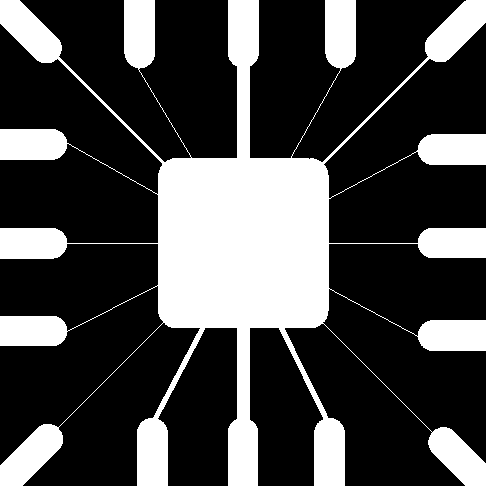
%> input picture Images/images/wirebondmask.tif, 486 x 486 px
$ octave ex1.m   (GNU Octave 9; MATLAB toolbox functions it lacks are replaced by stand-ins)
%> lines starting %> are read from the running program, lines starting %| are printed output that depends on the picture; in (x1, y1, x2, y2) boxes, pixels count from 0 and x2, y2 are one past the last pixel; in counts of white or black regions, pixels touching at a corner belong together; the program's own positions count from 1
### week4/readLogicalImage.m
function image = readLogicalImage( path )
%> called with path = 'wirebondmask'
%READLOGICALIMAGE Summary of this function goes here
%   Detailed explanation goes here
    image = imread(['../Images/images/' path, '.tif']);
%> image: size 486x486 logical; 28.1% white; 1 white region, box (x1, y1, x2, y2) and area: (0, 0, 486, 486) 66259
end

### week4/IPerode.m
function eroded = IPerode(image, structuringElement )
    if nargin < 2
        structuringElement = logical([0, 1, 0; 1, 1, 1; 0, 1, 0]);
    end
    % Initialise `eroded' as an image with only zeroes.
    eroded = zeros(size(image));

    [M, N] = size(image);
    for i=2:M - 1
        for j=2:N - 1
            % Take the 3-by-3 neighbourhood where the SE is currently.
            neighbourhood = image(i-1:i+1, j-1:j+1);

            % Set pixel (j-1, i-1) to 1 only if all pixels of the
            % structuring element `fit inside' the pixels in the current
            % neighbourhood.
            eroded(i, j) = all(all(((neighbourhood & structuringElement) == structuringElement)));
        end
    end
end

### week4/IPdilate.m
function dilated = IPdilate(image, structuringElement )
    if nargin < 2
        structuringElement = logical([0, 1, 0; 1, 1, 1; 0, 1, 0]);
    end
    % Initialise `dilated' as a zero-padded copy of the input image.
    dilated = logical(padarray(image, [1, 1]));

    [M, N] = size(image);
    for i=2:M+1
        for j=2:N+1
            % The origin of the SE is now at (i-1, j-1) in `image' and at
            % (i, j) in `dilated'.
            if image(i - 1 , j - 1)
                % The image pixel SE's origin is 1, so set all pixels where
                % the SE is 1 to 1 in the dilated image as well.
                dilated(i-1:i+1, j-1:j+1) = (dilated(i-1:i+1, j-1:j+1) | structuringElement);
            end
        end
    end
    % Slice the zero-padding off the output image.
    dilated = dilated(2:M + 1, 2:N + 1);
end

### week4/ex1.m
wirebond = readLogicalImage('wirebondmask');

figure;
imshow(wirebond);
title('Original image');

crossSE = logical([0, 1, 0; 1, 1, 1; 0, 1, 0]);
blockSE = true(3, 3);

figure;

subplot(2, 1, 1);
imshow(IPerode(wirebond, crossSE));
%> after the loop in IPerode, `for i=2:M - 1`:
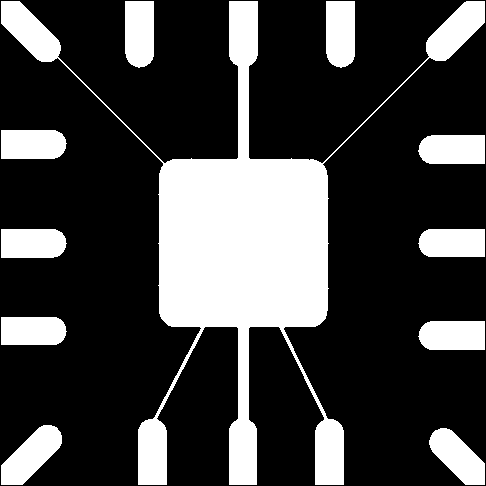
%> eroded: size 486x486 double; values 0 (black) and 1 (white), 25.8% white; 11 white regions, largest, box (x1, y1, x2, y2) and area: (1, 1, 485, 485) 42565, (1, 425, 62, 485) 2016, (429, 428, 485, 485) 1837
title('Eroded with cross');

subplot(2, 1, 2);
imshow(IPerode(wirebond, blockSE));
%> after the loop in IPerode (call 2), `for i=2:M - 1`:
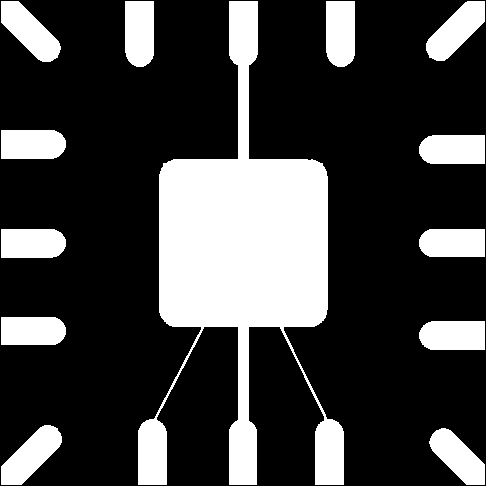
%> eroded: size 486x486 double; values 0 (black) and 1 (white), 25.3% white; 13 white regions, largest, box (x1, y1, x2, y2) and area: (138, 1, 344, 485) 37854, (1, 425, 62, 485) 1928, (1, 1, 61, 62) 1924
title('Eroded with block');

figure;

subplot(2, 1, 1);
imshow(IPdilate(wirebond, crossSE));
%> in IPdilate, `dilated = logical(padarray(image, [1, 1]));`:
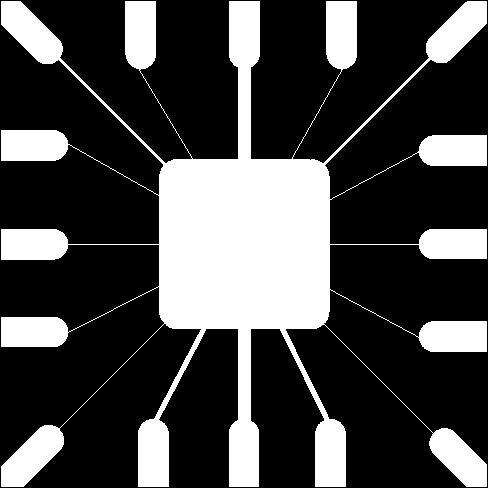
%> dilated: size 488x488 logical; 27.8% white; 1 white region, box (x1, y1, x2, y2) and area: (1, 1, 487, 487) 66259
%> after the loop in IPdilate, `for i=2:M+1`:
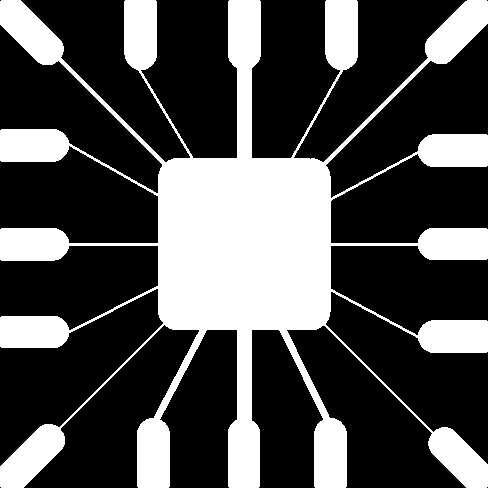
%> dilated: size 488x488 logical; 30.5% white; 1 white region, box (x1, y1, x2, y2) and area: (0, 0, 488, 488) 72565
%> in IPdilate, `dilated = dilated(2:M + 1, 2:N + 1);`:
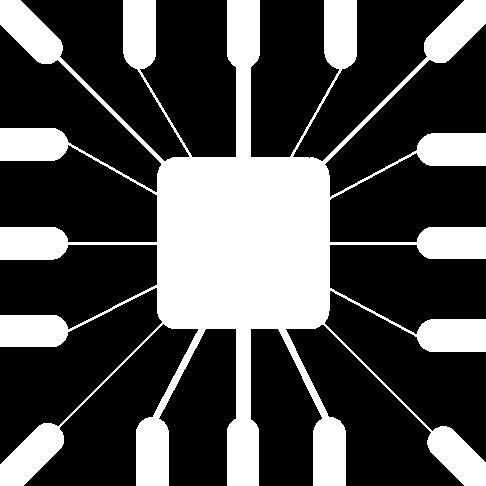
%> dilated: size 486x486 logical; 30.5% white; 1 white region, box (x1, y1, x2, y2) and area: (0, 0, 486, 486) 72021
title('Dilated with cross');

subplot(2, 1, 2);
imshow(IPdilate(wirebond, blockSE));
%> after the loop in IPdilate (call 2), `for i=2:M+1`:
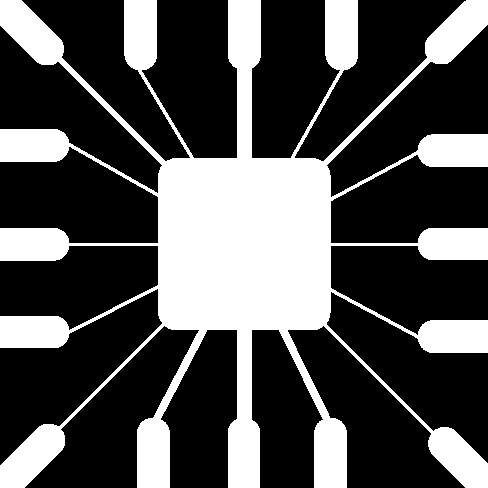
%> dilated: size 488x488 logical; 31.4% white; 1 white region, box (x1, y1, x2, y2) and area: (0, 0, 488, 488) 74790
%> in IPdilate (call 2), `dilated = dilated(2:M + 1, 2:N + 1);`:
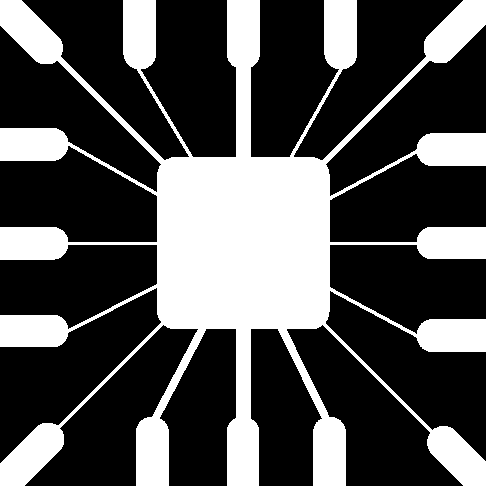
%> dilated: size 486x486 logical; 31.4% white; 1 white region, box (x1, y1, x2, y2) and area: (0, 0, 486, 486) 74210
title('Dilated with block');
